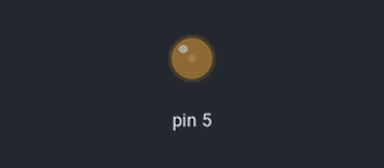
Recording of a sketch running on a simulated Arduino Uno, built with avr-gcc and run on an emulated ATmega328P. On the bench: output pins drawn as LEDs (lit = HIGH).

Above: at 0.16 s.
At 11.18 s:
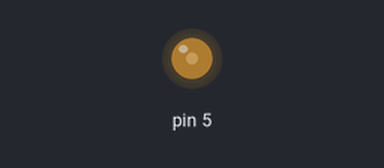
At 20.41 s:
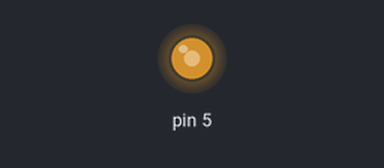
At 39.24 s:
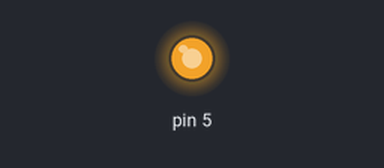
Timing chart, 0 to 40.0 s (numbered marks = the images above):
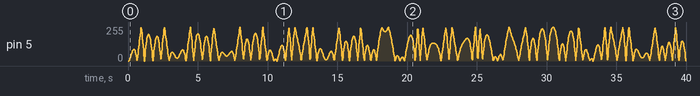

The sketch:

chaos1.ino
```cpp
  float t = 0.0;
  float y[] = {0.0,0.0};//theta, thetadot, the angle and angular velocity of the pendulum
  float E;
  float f0 = 0.0;  //velocity
  float f1 = 0.0;  //accelleration
  float f[] = {0.0,0.0};
  float k1[] = {0.0,0.0};
  float k2[] = {0.0,0.0};
  float k3[] = {0.0,0.0};
  float k4[] = {0.0,0.0};


  float theta = 0.0;
  float thetadot = 0.0;
  float force;

  float pi = 3.14159;

  float yindex = 0.1;
  float ynext[] = {0.0,0.0};

  float gamma = 0.1;
  float omega0 = 0.72;
  float h = 0.025; //time step in seconds
  float vibespeed_y = 0.0;
  float vibespeed_x = 0.0;
  float A = 35.0;
  float resonantf = 1.0;  //Hz
  float drivef = 0.75;
  float resonantomega = 2*pi*resonantf;
  float driveomega = 2*pi*drivef;

  int index=0;

void setup(){
//nothing on this version here
}

void loop(){

  force = 0;

  k1[0] = getf0(t,y,gamma,resonantomega, driveomega,A,force);
  k1[1] = getf1(t,y,gamma,resonantomega, driveomega,A,force);

  ynext[0] = y[0] + 0.5*h*k1[0];
  ynext[1] = y[1] + 0.5*h*k1[1];

  k2[0] = getf0(t+0.5*h,ynext,gamma,resonantomega, driveomega,A,force);
  k2[1] = getf1(t+0.5*h,ynext,gamma,resonantomega, driveomega,A,force);

  ynext[0] = y[0] + 0.5*h*k2[0];
  ynext[1] = y[1] + 0.5*h*k2[1];

  k3[0] = getf0(t+0.5*h,ynext,gamma,resonantomega, driveomega,A,force);
  k3[1] = getf1(t+0.5*h,ynext,gamma,resonantomega, driveomega,A,force);

  ynext[0] = y[0] + h*k3[0];
  ynext[1] = y[1] + h*k3[1];

  k4[0] = getf0(t+h,ynext,gamma,resonantomega, driveomega,A,force);
  k4[1] = getf1(t+h,ynext,gamma,resonantomega, driveomega,A,force);


  ynext[0] = y[0] + 0.1667*h*(k1[0] + 2*k2[0] + 2*k3[0] + k4[0]);
  ynext[1] = y[1] + 0.1667*h*(k1[1] + 2*k2[1] + 2*k3[1] + k4[1]);


theta = 255.0*abs(y[0])/pi;
thetadot = 255.0*abs(y[1])/pi;
//analogWrite(3,theta);
analogWrite(5,theta);


//wrap the angle around if it goes above or below pi
  if(ynext[0] >= pi){
     ynext[0] = ynext[0] - 2*pi;
  }
  if(ynext[0] <= -pi){
     ynext[0] = ynext[0] + 2*pi;
  }


  y[0] = ynext[0];
  y[1] = ynext[1];

  t = t + h;


 delay(25);

}


float getf0(float t,float y[],float gamma, float resonantomega, float driveomega, float A,float force){
  float result;
  result = y[1];
  return result;
}
float getf1(float t,float y[],float gamma,float resonantomega, float driveomega,float A, float force){
  float result;
  result = -resonantomega*resonantomega*sin(y[0]) - gamma*y[1] + A*cos(driveomega*t) + force;
  return result;
}
```
